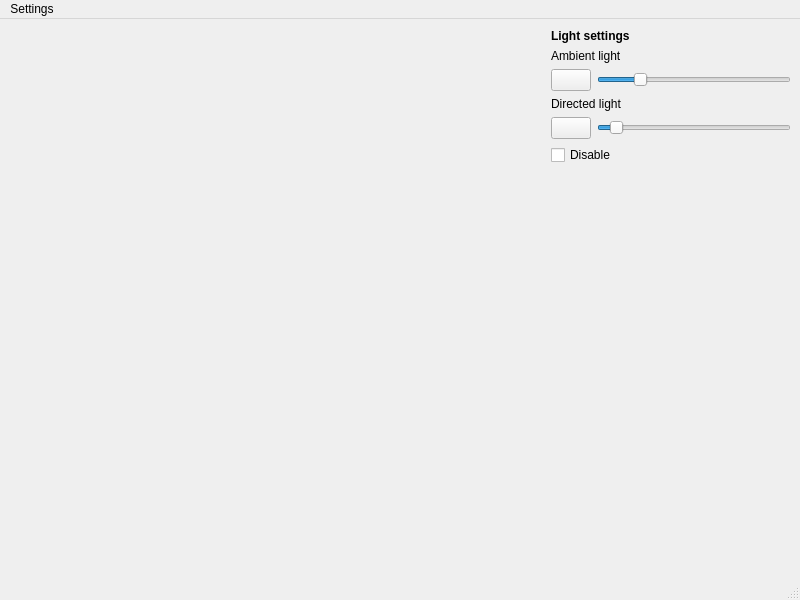
<?xml version="1.0" encoding="UTF-8"?>
<ui version="4.0">
 <class>MainWindow</class>
 <widget class="QMainWindow" name="MainWindow">
  <property name="geometry">
   <rect>
    <x>0</x>
    <y>0</y>
    <width>800</width>
    <height>600</height>
   </rect>
  </property>
  <property name="windowTitle">
   <string>BlackEngine™</string>
  </property>
  <widget class="QWidget" name="centralwidget">
   <layout class="QGridLayout" name="gridLayout" columnstretch="3,1" columnminimumwidth="0,250">
    <property name="sizeConstraint">
     <enum>QLayout::SetNoConstraint</enum>
    </property>
    <property name="topMargin">
     <number>10</number>
    </property>
    <property name="bottomMargin">
     <number>10</number>
    </property>
    <item row="0" column="1">
     <layout class="QVBoxLayout" name="lightSettings">
      <property name="spacing">
       <number>6</number>
      </property>
      <property name="sizeConstraint">
       <enum>QLayout::SetDefaultConstraint</enum>
      </property>
      <property name="leftMargin">
       <number>10</number>
      </property>
      <item>
       <widget class="QLabel" name="lbLightSettings">
        <property name="sizePolicy">
         <sizepolicy hsizetype="Preferred" vsizetype="Fixed">
          <horstretch>0</horstretch>
          <verstretch>0</verstretch>
         </sizepolicy>
        </property>
        <property name="font">
         <font>
          <weight>75</weight>
          <bold>true</bold>
         </font>
        </property>
        <property name="text">
         <string>Light settings</string>
        </property>
        <property name="scaledContents">
         <bool>false</bool>
        </property>
        <property name="margin">
         <number>10</number>
        </property>
       </widget>
      </item>
      <item>
       <widget class="QLabel" name="label">
        <property name="text">
         <string>Ambient light</string>
        </property>
        <property name="margin">
         <number>10</number>
        </property>
       </widget>
      </item>
      <item>
       <layout class="QHBoxLayout" name="horizontalLayout">
        <item>
         <widget class="QPushButton" name="btAmbientColor">
          <property name="sizePolicy">
           <sizepolicy hsizetype="Fixed" vsizetype="Fixed">
            <horstretch>0</horstretch>
            <verstretch>0</verstretch>
           </sizepolicy>
          </property>
          <property name="text">
           <string/>
          </property>
         </widget>
        </item>
        <item>
         <widget class="QSlider" name="hsAmbientIntensity">
          <property name="sizePolicy">
           <sizepolicy hsizetype="Preferred" vsizetype="Preferred">
            <horstretch>0</horstretch>
            <verstretch>0</verstretch>
           </sizepolicy>
          </property>
          <property name="maximum">
           <number>100</number>
          </property>
          <property name="value">
           <number>20</number>
          </property>
          <property name="orientation">
           <enum>Qt::Horizontal</enum>
          </property>
         </widget>
        </item>
       </layout>
      </item>
      <item>
       <widget class="QLabel" name="lbLightColorLabel">
        <property name="text">
         <string>Directed light</string>
        </property>
        <property name="margin">
         <number>10</number>
        </property>
       </widget>
      </item>
      <item>
       <layout class="QHBoxLayout" name="horizontalLayout_2">
        <item>
         <widget class="QPushButton" name="btLightColor">
          <property name="sizePolicy">
           <sizepolicy hsizetype="Fixed" vsizetype="Fixed">
            <horstretch>0</horstretch>
            <verstretch>0</verstretch>
           </sizepolicy>
          </property>
          <property name="text">
           <string/>
          </property>
         </widget>
        </item>
        <item>
         <widget class="QSlider" name="hsLightIntensity">
          <property name="sizePolicy">
           <sizepolicy hsizetype="Preferred" vsizetype="Fixed">
            <horstretch>0</horstretch>
            <verstretch>0</verstretch>
           </sizepolicy>
          </property>
          <property name="maximum">
           <number>300</number>
          </property>
          <property name="value">
           <number>20</number>
          </property>
          <property name="orientation">
           <enum>Qt::Horizontal</enum>
          </property>
         </widget>
        </item>
       </layout>
      </item>
      <item>
       <widget class="QCheckBox" name="cbDisableLight">
        <property name="text">
         <string>Disable</string>
        </property>
       </widget>
      </item>
      <item>
       <spacer name="verticalSpacer_2">
        <property name="orientation">
         <enum>Qt::Vertical</enum>
        </property>
        <property name="sizeHint" stdset="0">
         <size>
          <width>20</width>
          <height>40</height>
         </size>
        </property>
       </spacer>
      </item>
     </layout>
    </item>
    <item row="0" column="0">
     <spacer name="verticalSpacer">
      <property name="orientation">
       <enum>Qt::Vertical</enum>
      </property>
      <property name="sizeHint" stdset="0">
       <size>
        <width>20</width>
        <height>40</height>
       </size>
      </property>
     </spacer>
    </item>
   </layout>
  </widget>
  <widget class="QMenuBar" name="menubar">
   <property name="geometry">
    <rect>
     <x>0</x>
     <y>0</y>
     <width>800</width>
     <height>28</height>
    </rect>
   </property>
   <widget class="QMenu" name="menuSettings">
    <property name="title">
     <string>Settings</string>
    </property>
    <addaction name="separator"/>
    <addaction name="separator"/>
    <addaction name="actionContextVersion"/>
   </widget>
   <addaction name="menuSettings"/>
  </widget>
  <widget class="QStatusBar" name="statusbar"/>
  <action name="actionContextVersion">
   <property name="text">
    <string>Context version</string>
   </property>
  </action>
 </widget>
 <resources/>
 <connections/>
</ui>
